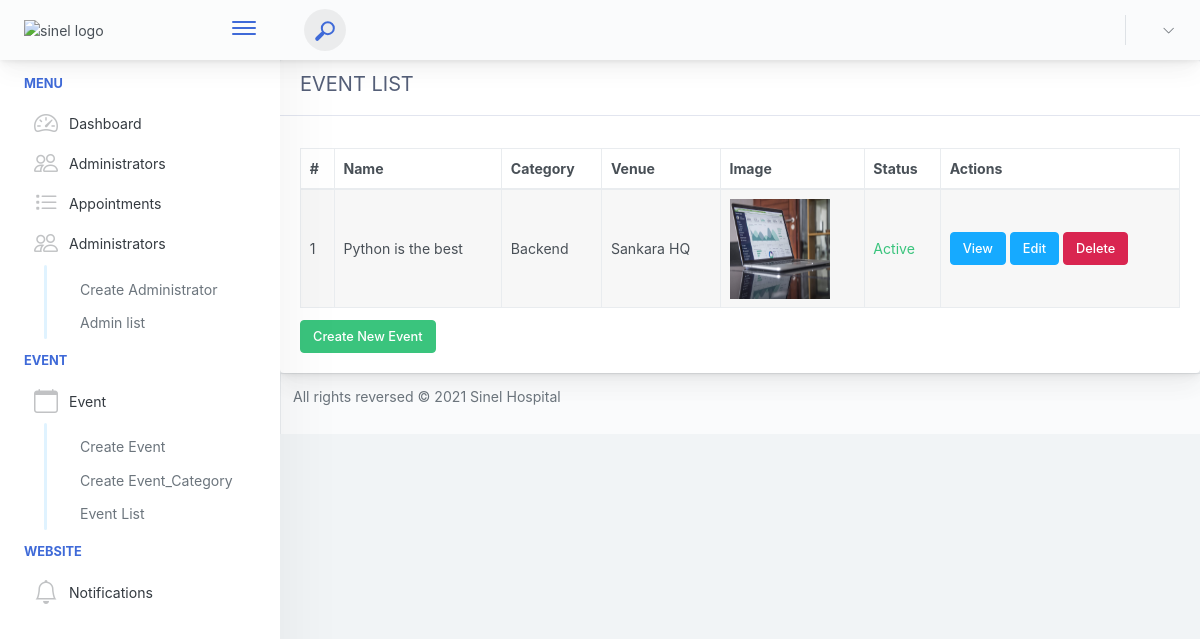
/dashboard/event_list/, run on an earlier commit of the app's database.
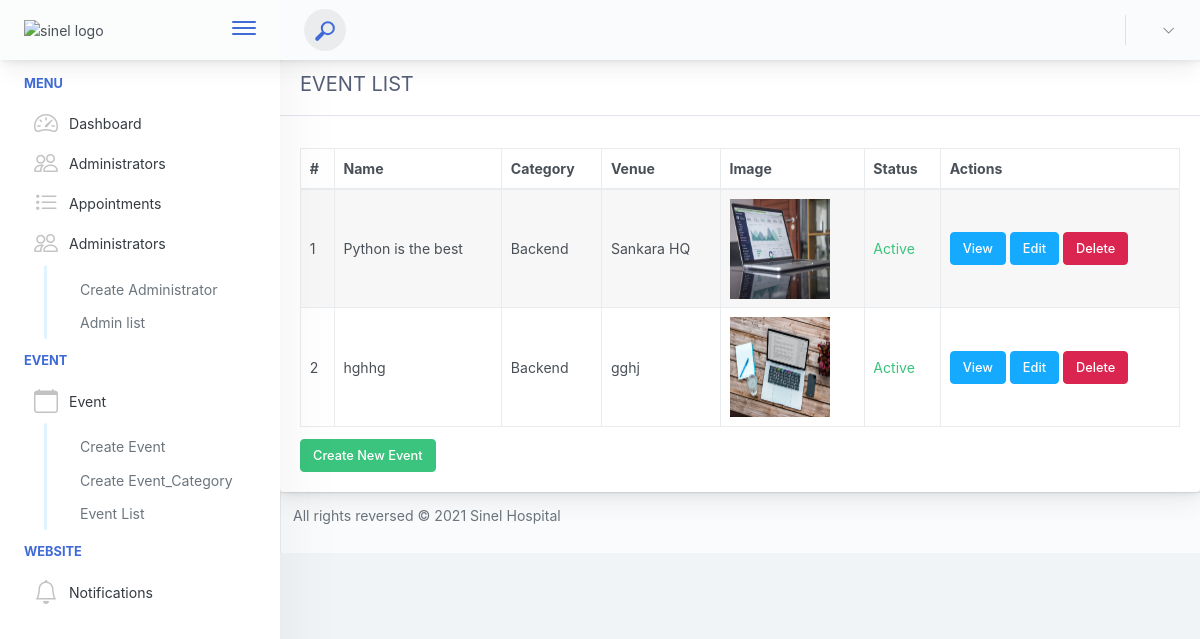
And on a later commit of the database.
### event/models.py (models this page shows, shortened)
class Event(models.Model):
    category=models.ForeignKey(EventCategory,on_delete=models.CASCADE)
    title=models.CharField(max_length=100)
    uid=models.PositiveIntegerField()
    description = models.TextField()
    venue = models.CharField(max_length=255)
    start_date=models.DateField()
    end_date=models.DateField()
    location = models.CharField(max_length=255)
    maximum_attendance = models.PositiveIntegerField()
    created_date = models.DateField(auto_now_add=True)
    updated_date = models.DateField(auto_now_add=True)
    image=models.ImageField(upload_to='event/')
    status_choice = (
        ('disabled', 'Disabled'),
        ('active', 'Active'),
        ('deleted', 'Deleted'),
        ('time out', 'Time Out'),
        ('completed', 'Completed'),
        ('cancel', 'Cancel'),
    )
    status = models.CharField(choices=status_choice, max_length=10)
    speaker_name = models.CharField(max_length=120)
    start_time = models.TimeField()
    end_time = models.TimeField()

class EventCategory(models.Model):
    name=models.CharField(max_length=150,null=True)
    code=models.PositiveIntegerField()
    created_at=models.DateField(auto_now_add=True)
    updated_at=models.DateField(auto_now_add=True)
    def __str__(self):
        return self.name

### administrator/views.py (the view)
# urls.py: path('event_list/',views.EventListView.as_view(), name='event_list'),
class EventListView(View):
    template_name = "dashboard/event_list.html"
    def get(self, request, *args, **kwargs):
        try:
            events = Event.objects.all()
            context = {"event": events}
        except Event.DoesNotExist:
            context = {"event": None}
        return render(request, self.template_name, context)

### templates/dashboard/event_list.html (shortened to what this page needs)
{% extends 'dashboard/base_template.html' %}
{% block content %}
    <div class="row">
        <div class="col-md-12">
            <div class="card">
                <div class="card-header">
         <h5>Event List</h5>
                </div>
                <div class="card-body">
                      <table class="table table-striped table-bordered datatable dataTable no-footer" id="DataTables_Table_0" role="grid" aria-describedby="DataTables_Table_0_info" style="border-collapse: collapse !important">
                        <thead>
                            <tr role="row">
                                <th>#</th>
                                <th>Name</th>
                                <th>Category</th>
                                <th>Venue</th>
                                <th class="event_image">Image</th>
                                <th>Status</th>
                                <th>Actions</th>
                            </tr>
                        </thead>
                        <tbody>
                            {% for event in event %}
                              <tr>
                                  <td>{{forloop.counter}} </td>
                                  <td>{{ event.title }}</td>
                                  <td>{{ event.category }}</td>
                                  <td>{{ event.venue }}</td>
                                  <td class="event_image">
                                      <img class="event_image" src="{{ event.image.url }}" alt="Image" height="100px" width="100px">
                                  </td>
                                  <td>
                                      {% if event.status == 'active' %}
                                        <a href="" class="text-success">{{ event.status|title }}</a>
                                      {% elif event.status == 'completed' %}
                                        <a href="" class="text-primary">{{ event.status|title }}</a>
                                      {% else %}
                                        <a href="" class="text-danger">{{ event.status|title }}</a>
                                      {% endif %}
                                  </td>
                                  <td>
                                      <a class="btn btn-info" href="{% url 'administrator:event_detail' event.id %}" title="view">
                                        View
                                      </a>
                                      <a class="btn btn-info" href="{% url 'administrator:event_update' event.id %}" title="edit">
                                        Edit
                                    </a>
                                      <a class="btn btn-danger" href="{% url 'administrator:event_delete' event.id%}" title="delete">
                                          Delete
                                      </a>
                                  </td>
                              </tr>
                            {% endfor %}
                        </tbody>
                    </table>
                    <a class="btn btn-success" href="{% url 'administrator:create_event' %}">Create New Event</a>
                </div>
            </div>
        </div>
    </div>
{% endblock content %}

What changed in the data, as far as the page shows it:
added Event: title "hghhg", category "Backend", venue "gghj", image (picture), status "Active"
